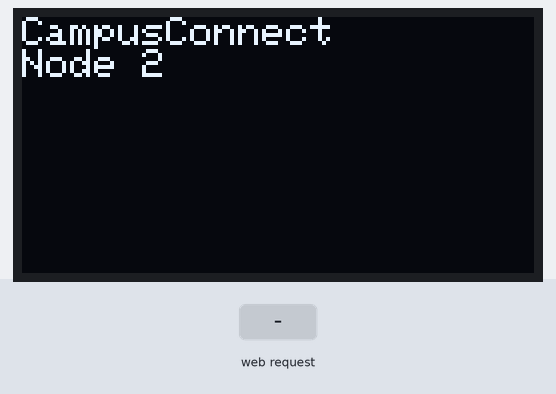
Bench run of a sketch on a simulated ESP32. On the bench: 128×64 one-colour display. Inputs (shaded band) come from the test bench. No radio packets arrive unless stated.

Above: at 1.2 s.
1.3 s: HTTP request GET /send received
At 1.7 s:
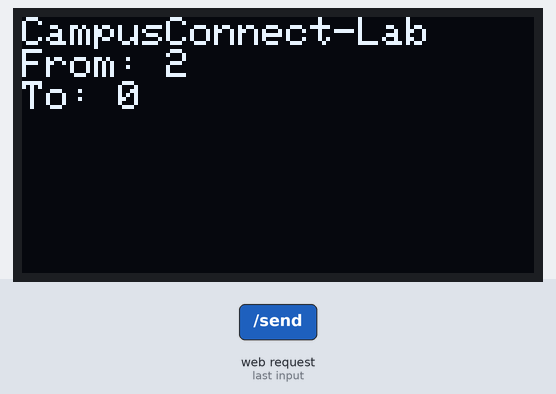
2.8 s: HTTP request GET /send?msg=1 received
4.3 s: HTTP request GET /send?to=0 received
At 8.5 s:
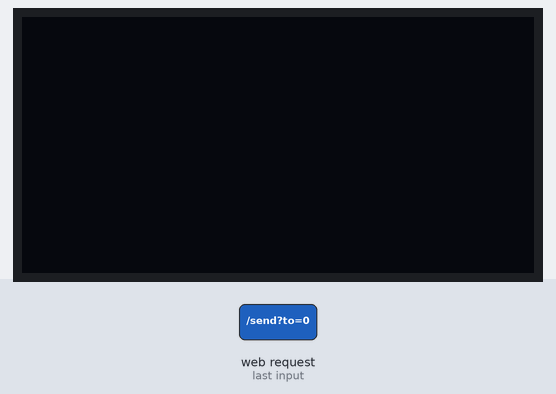
Timing chart, 0 to 10.0 s (numbered marks = the images above; inputs shaded):
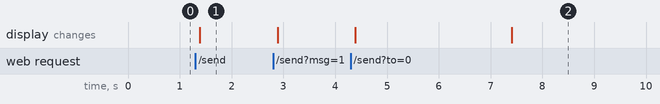

Measured:
- after the input at 1.3 s, the display: changes after 0.09 s (image 1)

The sketch:

Node-2.ino
```cpp
#include <WiFi.h>
#include <WebServer.h>
#include <SPI.h>
#include <LoRa.h>
#include <Wire.h>
#include <Adafruit_GFX.h>
#include <Adafruit_SSD1306.h>

// NODE SETTINGS
#define NODE_ID 2
const char* AP_SSID = "Lab";
const char* AP_PASSWORD = "campus1234";

// OLED SETTINGS
#define SCREEN_WIDTH 128
#define SCREEN_HEIGHT 64
#define OLED_RESET -1
Adafruit_SSD1306 display(SCREEN_WIDTH, SCREEN_HEIGHT, &Wire, OLED_RESET);

// LORA SETTINGS
#define LORA_SCK   5
#define LORA_MISO  19
#define LORA_MOSI  27
#define LORA_SS    18
#define LORA_RST   14
#define LORA_DIO0  26
#define LORA_FREQ  433E6

// GLOBALS
WebServer server(80);

String statusMessage = "";
bool newMessageFlag = false;

#define MAX_MESSAGES 2
String msgHistory[MAX_MESSAGES];
int fromHistory[MAX_MESSAGES];
int msgCount = 0;

unsigned long displayTimer = 0;
bool displayActive = false;

// FUNCTION DECLARATIONS
String buildPage();
void handleRoot();
void handleSend();
void checkLoRaReceive();
void showOnDisplay(uint8_t from, uint8_t to, String msg);
void clearDisplaySafe();

// SETUP
void setup() {
  Serial.begin(115200);

  WiFi.mode(WIFI_AP);
  WiFi.softAP(AP_SSID, AP_PASSWORD);

  display.begin(SSD1306_SWITCHCAPVCC, 0x3C);
  display.clearDisplay();
  display.setTextSize(1);
  display.setTextColor(SSD1306_WHITE);
  display.setCursor(0,0);
  display.println("CampusConnect");
  display.print("Node ");
  display.println(NODE_ID);
  display.display();

  SPI.begin(LORA_SCK, LORA_MISO, LORA_MOSI, LORA_SS);
  LoRa.setPins(LORA_SS, LORA_RST, LORA_DIO0);

  if (!LoRa.begin(LORA_FREQ)) {
    while (1);
  }

  server.on("/", handleRoot);
  server.on("/send", handleSend);

  server.on("/check", []() {
    if (newMessageFlag) {
      newMessageFlag = false;
      server.send(200, "text/plain", "1");
    } else {
      server.send(200, "text/plain", "0");
    }
  });

  server.begin();
}

// LOOP
void loop() {
  server.handleClient();
  checkLoRaReceive();

  if (displayActive && millis() - displayTimer > 3000) {
    clearDisplaySafe();
  }
}

// WEB UI
String buildPage() {
  String page =
    "<!DOCTYPE html><html><head>"
    "<meta charset='UTF-8'>"
    "<meta name='viewport' content='width=device-width, initial-scale=1'>"
    "<title>CampusConnect - Node 2</title>"

    "<style>"
      "body{margin:0;padding:0;font-family:Segoe UI,Roboto,sans-serif;background:#f4f6f8;color:#111827;}"
      ".wrapper{min-height:100vh;display:flex;align-items:center;justify-content:center;padding:16px;}"
      ".card{background:#fff;max-width:420px;width:100%;border-radius:14px;box-shadow:0 10px 25px rgba(0,0,0,0.1);padding:22px;}"
      ".title{font-size:20px;font-weight:600;margin-bottom:4px;}"
      ".badge{font-size:12px;background:#e0f2fe;color:#075985;padding:5px 12px;border-radius:999px;display:inline-block;margin-bottom:10px;}"
      ".subtitle{font-size:13px;color:#6b7280;margin-bottom:18px;}"
      "label{font-size:13px;font-weight:500;display:block;margin-bottom:6px;}"
      "select,input{width:100%;padding:11px;border-radius:10px;border:1px solid #d1d5db;margin-bottom:14px;font-size:14px;}"
      "button{width:100%;padding:12px;border:none;border-radius:999px;background:#2563eb;color:white;font-weight:600;font-size:14px;cursor:pointer;}"
      ".status{margin-top:12px;padding:10px;border-radius:10px;background:#ecfdf5;color:#166534;font-size:13px;border:1px solid #bbf7d0;}"
      ".message-card{margin-top:12px;padding:12px;border-radius:12px;background:#f9fafb;border:1px solid #e5e7eb;}"
      ".message-meta{font-size:12px;color:#6b7280;margin-bottom:4px;}"
      "table{width:100%;border-collapse:collapse;font-size:13px;margin-top:4px;}"
      "th,td{border:1px solid #d1d5db;padding:6px;text-align:left;}"
      "th{background:#e5e7eb;}"

      ".modal{display:none;position:fixed;inset:0;background:rgba(0,0,0,0.5);align-items:center;justify-content:center;}"
      ".modal-box{background:white;border-radius:16px;padding:20px;max-width:300px;width:100%;text-align:center;}"
      ".modal input{font-size:20px;text-align:center;letter-spacing:8px;}"
      ".error{color:red;font-size:13px;margin-top:8px;display:none;}"
    "</style>"

    "<script>"
      "function openPasswordModal(e){e.preventDefault();document.getElementById('pwdModal').style.display='flex';}"
      "function checkPassword(){"
        "let pwd=document.getElementById('pwd').value;"
        "let err=document.getElementById('err');"
        "if(pwd==='1234'){document.getElementById('msgForm').submit();}"
        "else{err.style.display='block';}"
      "}"
      "function closeModal(){document.getElementById('pwdModal').style.display='none';}"
      "setInterval(()=>{fetch('/check').then(r=>r.text()).then(t=>{if(t==='1')location.reload();});},1000);"
    "</script>"

    "</head><body><div class='wrapper'><div class='card'>"
      "<div class='title'>CampusConnect</div>"
      "<div class='badge'>Node 2</div>"
      "<div class='subtitle'>LoRa Messaging Interface</div>"

      "<form id='msgForm' action='/send' onsubmit='openPasswordModal(event)'>"
        "<label>Destination</label>"
        "<select name='to'><option value='1'>Admin</option><option value='3'>Class Room</option></select>"

        "<label>Sender Name</label>"
        "<select name='sender' required>"
          "<option value='' disabled selected>-- Select Sender --</option>"
          "<option value='CampusRatty'>CampusRatty</option>"
          "<option value='Alice'>Alice</option>"
          "<option value='Bob'>Bob</option>"
        "</select>"

        "<label>Message</label>"
        "<input type='text' name='msg' maxlength='190' required>"
        "<button type='submit'>Send Message</button>"
      "</form>";

  if (statusMessage != "") {
    page += "<div class='status'>" + statusMessage + "</div>";
  }

  // ✅ MESSAGE TABLE RESTORED
  if (msgCount > 0) {
    page += "<div class='message-card'><div class='message-meta'>Recent Messages</div>";
    page += "<table><tr><th>From Node</th><th>Message</th></tr>";

    for (int i = msgCount - 1; i >= 0; i--) {
      page += "<tr><td>" + String(fromHistory[i]) + "</td><td>" + msgHistory[i] + "</td></tr>";
    }

    page += "</table></div>";
  }

  // PASSWORD MODAL
  page +=
    "<div id='pwdModal' class='modal'><div class='modal-box'>"
    "<h3>Enter 4-digit password</h3>"
    "<input type='password' id='pwd' maxlength='4' inputmode='numeric'>"
    "<div id='err' class='error'>Wrong credentials</div><br>"
    "<button onclick='checkPassword()'>Confirm</button>"
    "<button onclick='closeModal()'>Cancel</button>"
    "</div></div>";

  page += "</div></div></body></html>";
  return page;
}

void handleRoot() {
  server.send(200, "text/html", buildPage());
}

// SEND
void handleSend() {
  String msg = server.arg("msg");
  int toNode = server.arg("to").toInt();
  String senderName = server.arg("sender");

  LoRa.beginPacket();
  LoRa.write((uint8_t)toNode);
  LoRa.write((uint8_t)NODE_ID);
  LoRa.print("From " + senderName + ": " + msg);
  LoRa.endPacket();

  statusMessage = "✅ Message sent from " + senderName;
  showOnDisplay(NODE_ID, toNode, msg);

  server.sendHeader("Location", "/");
  server.send(302);
}

// RECEIVE
void checkLoRaReceive() {
  int packetSize = LoRa.parsePacket();
  if (packetSize) {
    uint8_t toNode   = LoRa.read();
    uint8_t fromNode = LoRa.read();

    String msg = "";
    while (LoRa.available()) msg += (char)LoRa.read();

    if (toNode == NODE_ID) {
      statusMessage = "📩 New message received!";
      newMessageFlag = true;

      if (msgCount < MAX_MESSAGES) {
        fromHistory[msgCount] = fromNode;
        msgHistory[msgCount] = msg;
        msgCount++;
      } else {
        fromHistory[0] = fromHistory[1];
        msgHistory[0] = msgHistory[1];
        fromHistory[1] = fromNode;
        msgHistory[1] = msg;
      }

      showOnDisplay(fromNode, toNode, msg);
    }
  }
}

// OLED
void showOnDisplay(uint8_t from, uint8_t to, String msg) {
  display.clearDisplay();
  display.setCursor(0, 0);
  display.println("CampusConnect-Lab");
  display.print("From: "); display.println(from);
  display.print("To: "); display.println(to);
  display.println(msg);
  display.display();

  displayTimer = millis();
  displayActive = true;
}

void clearDisplaySafe() {
  display.clearDisplay();
  display.display();
  displayActive = false;
}
```
